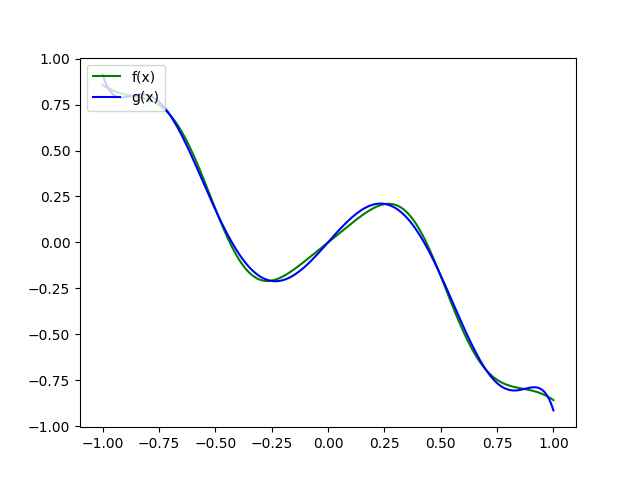

Python code for this plot:
import numpy as np
import matplotlib.pyplot as plt
from sympy import symbols
from math import *


"""
Métodos de integração e método do de aproximação de Funções:
"""

def trapeze_sum(f, a, b, n):
    sum = f(a)/2 + f(b)/2
    base = (b-a)/n
    # Lembre-se que x0 = a e xn = b, por isso no seguinte loop k varia de 1 até n-1:
    for k in range(1, n):
        sum += f(a + k*base)
    area = base*sum
    return area

def simpson(f, a, b, num_subintervals):

    # Obs.: num_intervals(n) é o número de subintervalos, n/2 é o número de parábolas e n+1 é o número de pontos na partição.
    h = (b-a)/num_subintervals
    sum = f(a) + f(b)

    # k varia até 2n
    for k in range(2, num_subintervals, 2):
        sum += 2*f(a + k*h)

    # k varia até 2n-1 (quando k = 2n+1 o loop para)
    for k in range(1, num_subintervals, 2):
        sum += 4*f(a + k*h)

    sum = (h/3)*sum        
    return sum

def richardson(f, a, b, n, k):
    table = []
    # Obs.: dada essa função de erro inicial tem-se que Fk(h) diminui o erro para O(h^(2*k))
    k = int(k/2)

    for i in range(k):
        item = trapeze_sum(f, a, b, (2**i)*n)
        table.append(item)

    for i in range(k):
        for j in range(k-i-1):
            new_item = ((4**(i+1))*table[j+1] - table[j])/(4**(i+1) - 1)
            table[j] = new_item

    return table[0]

def aprox_coeffs(func_list, f, a, b, n):
    A = []
    B = []
    # Obs.: note que a matriz A é simétrica portanto não precisamos calcular n² integrais
    for i, fi in enumerate(func_list):
        row = []
        b_i = trapeze_sum(lambda x: f(x)*fi(x), a, b, n)
        for j, fj in enumerate(func_list):
            """
            Note que:
            (1) a_ij = ∫ fj(x)*fi(x) dx;
            (2) visto que a matriz A é simétrica e a parte acima da diagonal é calculada primeiro,
            não é necessário calcular os elementos em que i > j.
            """
            if(i <= j):
                a_ij = trapeze_sum(lambda x: fi(x)*fj(x), a, b, n)
                row.append(a_ij)
            else:
                row.append(A[j][i])
        B.append(b_i)
        A.append(row)
    return np.linalg.solve(A, B)

def aprox_coeffs_ort(func_list, f, a, b, n):
    coeffs = []
    for fi in func_list:
        ck = simpson(lambda x: f(x)*fi(x), a, b, n)/simpson(lambda x: fi(x)*fi(x), a, b, n)
        coeffs.append(ck)
    return coeffs

def build_aprox_func(func_list, coeffs):
    def g(x):
        return sum(ck*fk(x) for ck, fk in zip(coeffs, func_list))
    return g

# Transforma string em função:
def stringToFunc(string):
    def f(x):
        return eval(string)
    return f

"""
Funções recursivas para geração dos polinômios de Legendre (lembre-se que estes polinômios são dois a dois ortogonais,
portanto podemos utilizar o método mais eficiente para se obter os coeficientes da aproximação para uma determinar função f(x)):
(Anotação: fazer as funções de maneira não recursiva usando a biblioteca sympy)
"""

def legendre(x, n):
    if n == 0:
        return 1
    elif n == 1:
        return x
    else:
        return ((2 * n - 1) * x * legendre(x, n - 1) - (n - 1) * legendre(x, n - 2)) / n

def build_legendre_polynomial(n):
    def p(x):
        return legendre(x, n)
    return p

if __name__ == '__main__':

    # Exemplo 02:

    def f(x):
        return  x * cos(10 * x**2 * exp(-x**2))

    a = -1
    b = 1
    num_of_polys = 10
    n = 256

    P = []
    for i in range(0, num_of_polys+1):
        p_n = build_legendre_polynomial(i)
        P.append(p_n)

    coeffs = aprox_coeffs_ort(P, f, a, b, n)
    g = build_aprox_func(P, coeffs)

    for ck in coeffs:
        print(f"{ck},")

    values = [-0.542, 0.141, 0.595]
    for i, xi in enumerate(values):
        print(f"g(x_{i+1}) = {g(xi)},")

    n = 10
    k = 8
    erro = richardson(lambda x: (f(x)-g(x))**2, a, b, n, k)
    print(erro)

    t = np.linspace(a, b, 200)
    ft = [f(ti) for ti in t]
    gt = [g(ti) for ti in t]

    plt.plot(t, ft, color = "green", label = "f(x)")
    plt.plot(t, gt, color = "blue", label = "g(x)")
    plt.legend(loc="upper left")
    plt.savefig("legendre02.png")
    plt.close()